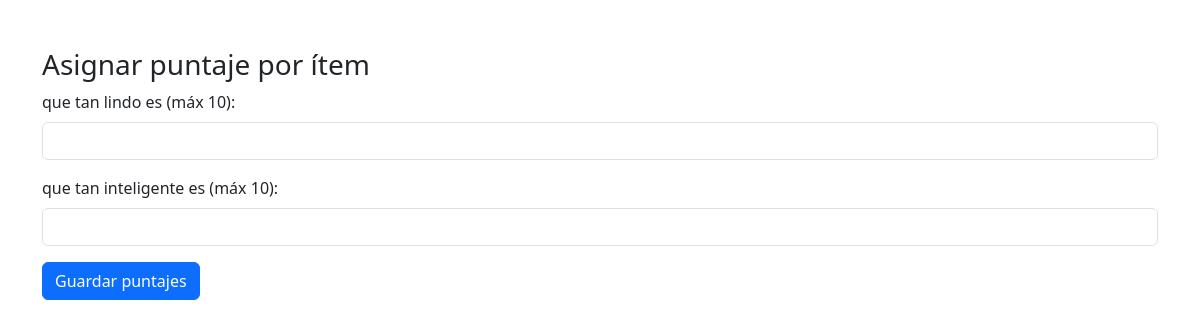
Before: /php/resultado_item.php?id_persona=5&id_vacante=4 (signed in) with the older database file.
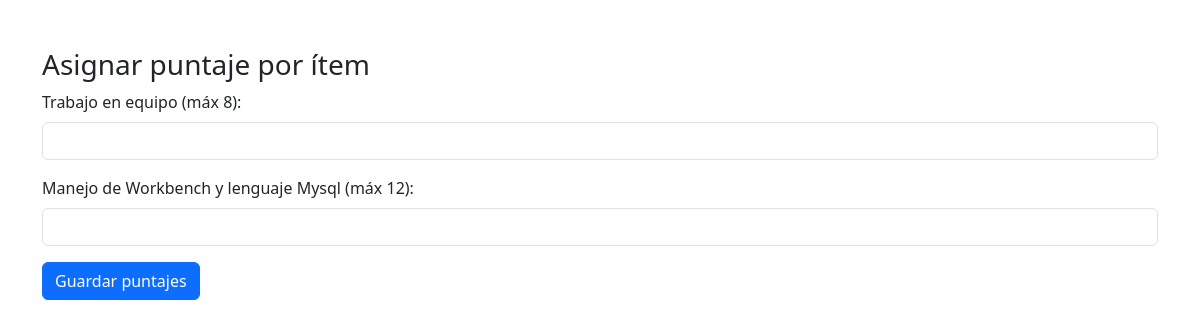
After: the same page with the newer database file.
### tables this page shows
CREATE TABLE `item` (
  `nro_item` int(11) NOT NULL,
  `ID_Vacante` int(11) NOT NULL,
  `descripcion` varchar(256) NOT NULL,
  `valor_max` int(11) NOT NULL
);

### php/resultado_item.php (the view, shortened to what this page needs)
<?php
require('conection.php');
$idVacante = intval($_GET['id_vacante']);
$sql = "SELECT * FROM item WHERE ID_Vacante = $idVacante";
$resultado = mysqli_query($conn, $sql);
?>
<!DOCTYPE html>
<html lang="es">
<head>
  <link href="https://cdn.jsdelivr.net/npm/bootstrap@5.3.3/dist/css/bootstrap.min.css" rel="stylesheet">
</head>
<body class="container mt-5">
<h3>Asignar puntaje por ítem</h3>
<form action="guardar_puntajes.php" method="post">
  <?php while($item = mysqli_fetch_assoc($resultado)) { ?>
    <div class="mb-3">
      <label for="item_<?= $item['nro_item'] ?>" class="form-label">
        <?= htmlspecialchars($item['descripcion']) ?> (máx <?= $item['valor_max'] ?>):
      </label>
      <input type="number" class="form-control" name="puntajes[<?= $item['nro_item'] ?>]"
             id="item_<?= $item['nro_item'] ?>" min="0" max="<?= $item['valor_max'] ?>" required>
    </div>
  <?php } ?>
  <button type="submit" class="btn btn-primary">Guardar puntajes</button>
</form>
</body>
</html>

Changed rows visible on the page:
removed item: descripcion "que tan lindo es", valor_max "10"
removed item: descripcion "que tan inteligente es", valor_max "10"
added item: descripcion "Trabajo en equipo", valor_max "8"
added item: descripcion "Manejo de Workbench y lenguaje Mysql", valor_max "12"
